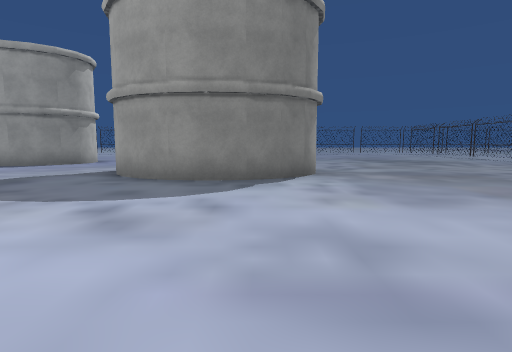
View 1 (above)

24 first-person views from a walk through a Unity game level. The camera is 1.4 m above the floor, tilts 6° down and sees 80° across. The floor is counted in squares, 2 m on a side. Each view is taken from the middle of a square. On the plan, view 1 faces up. The plan holds only what a view shows up to about 10 squares ahead; the rest is blank. The place goes on beyond the plan. The player character is not drawn. Some surface patterns are stand-ins.

View 2
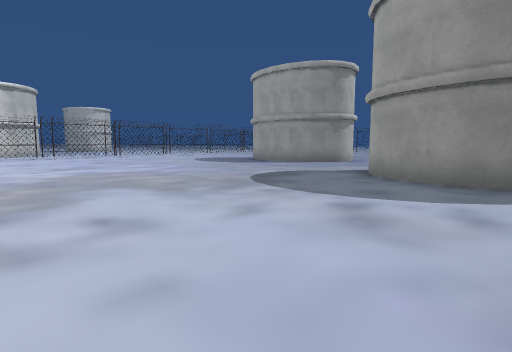

View 3
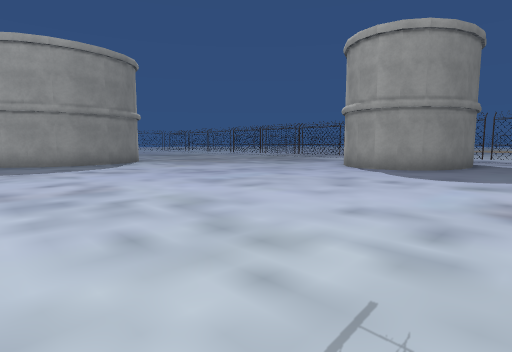

View 4
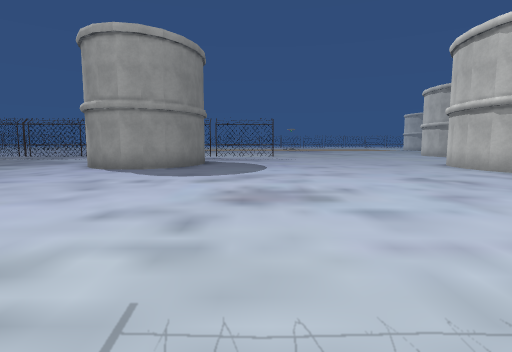

View 5
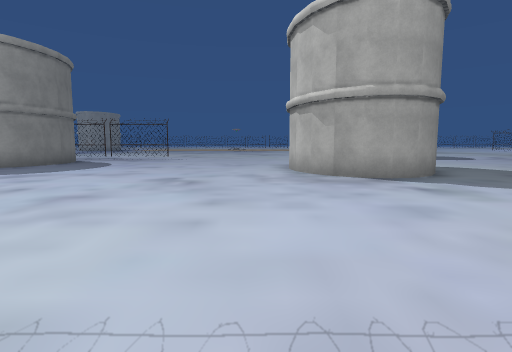

View 6
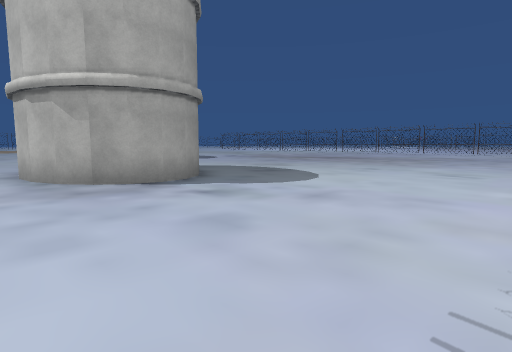

View 7
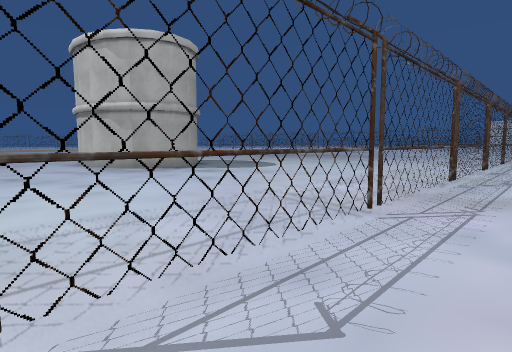

View 8
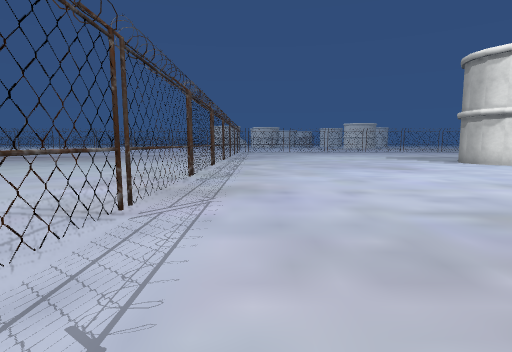

View 9
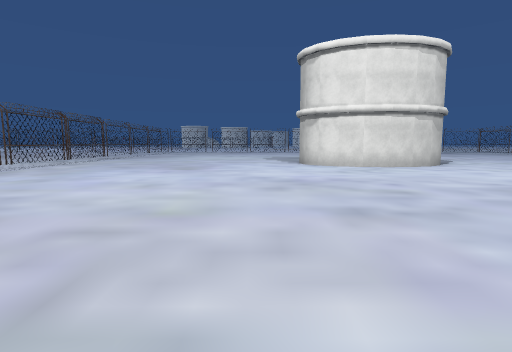

View 10
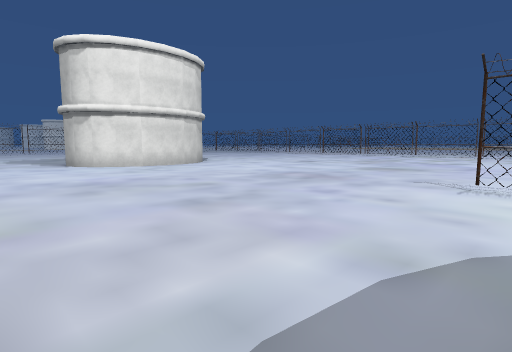

View 11
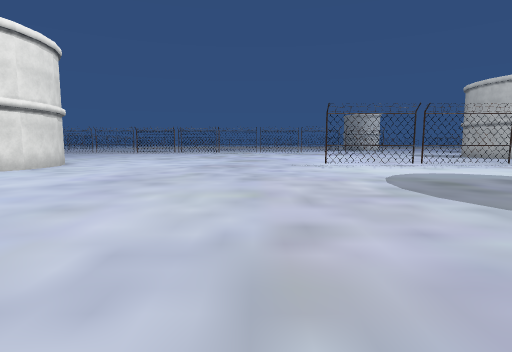

View 12
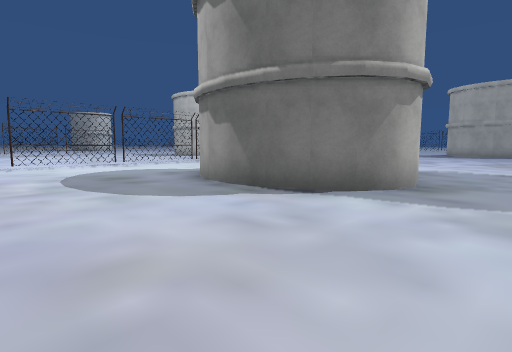

View 13
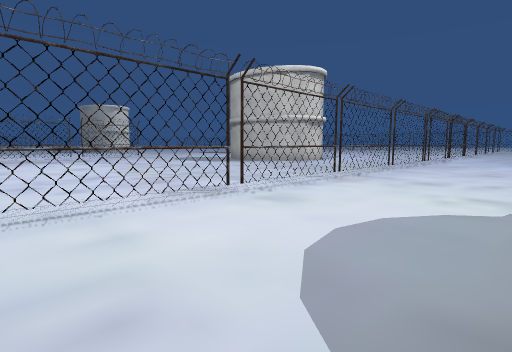

View 14
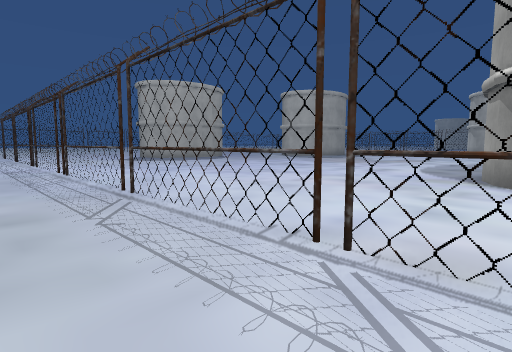

View 15
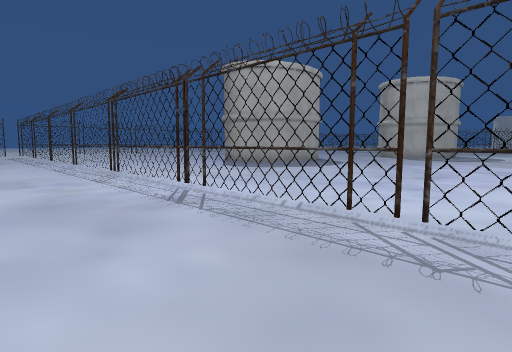

View 16
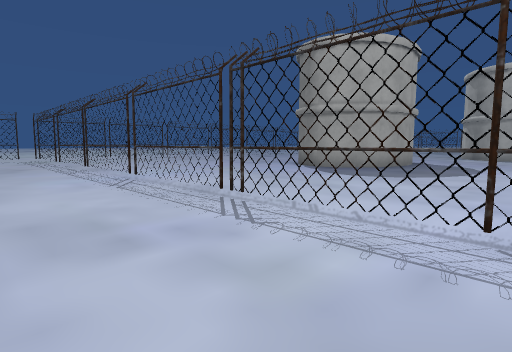

View 17
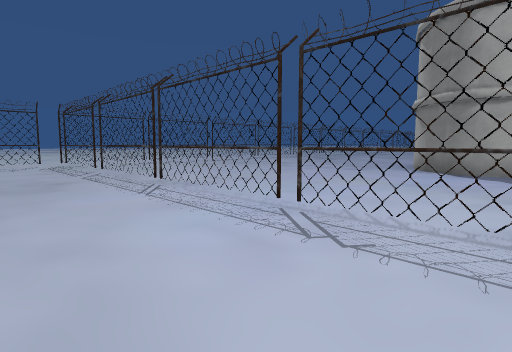

View 18
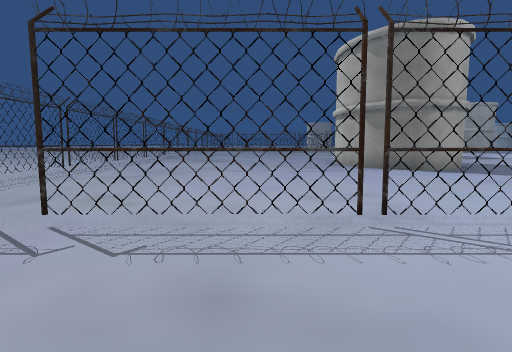

View 19
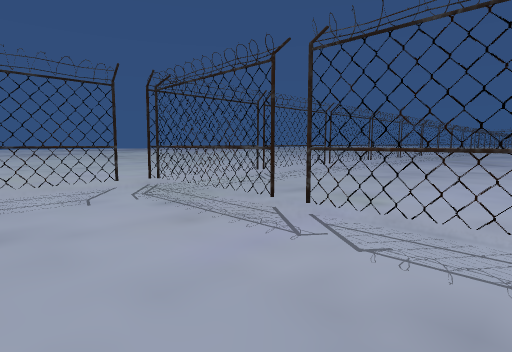

View 20
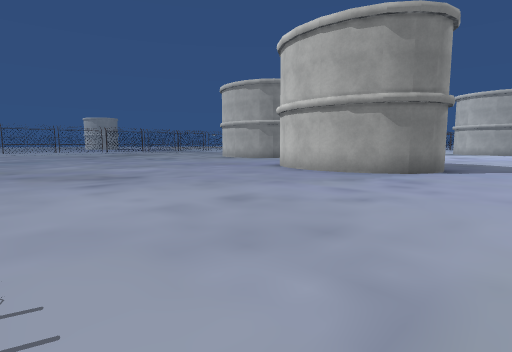

View 21
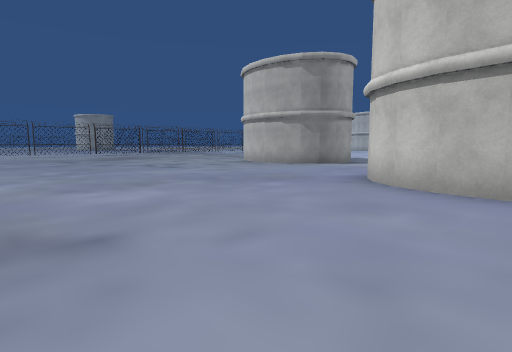

View 22
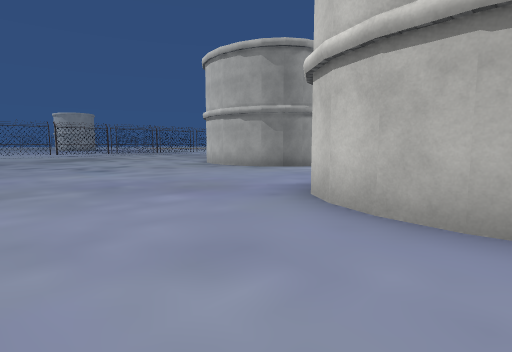

View 23
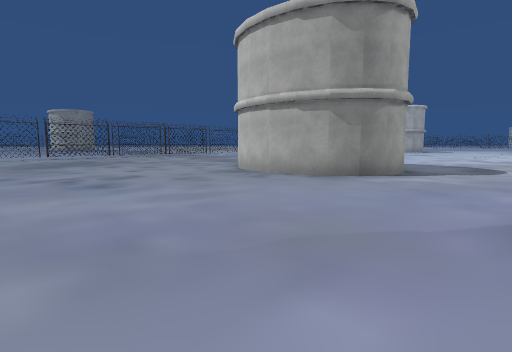

View 24
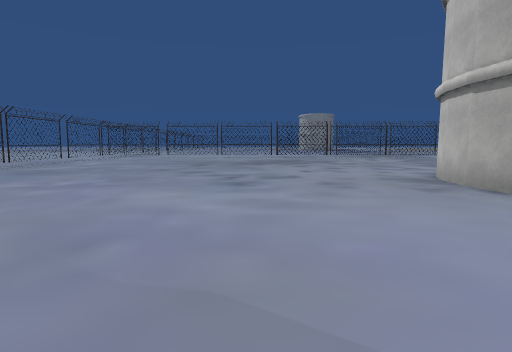

### Floor plan
Points are (right, up) in squares from view 1. A wall is a line through its corners. A room is listed if a view was taken in it or the views show most of it. See-through windows are left out.
Room 1 (views 1, 2, 3, 4, 5, 6, 20, 21, 22, 23, 24)
walls: (-2.3, 6.1) (-2.9, 6.6) (-3.3, 7.1) (-3.4, 7.7) (-3.3, 8.2) (-2.9, 8.7) (-2.3, 9.2); (-1.6, 5.9) (-2.4, 6.2); (-0.9, 5.8) (-1.8, 5.9); (-0.1, 5.9) (-1, 5.8); (1.4, 7.1) (1, 6.6) (0.5, 6.2) (-0.2, 5.9); (-2.5, 9.1) (-1.7, 9.4); (-1.8, 9.4) (-0.9, 9.5); (-1, 9.5) (-0.1, 9.4); (-0.3, 9.4) (0.6, 9.1); (0.5, 9.2) (1.1, 8.7); (-7.1, 9.9) (-7.8, 9.6); (-7.7, 9.6) (-8.6, 9.5); (-8.5, 9.5) (-9.3, 9.6); (-9.2, 9.6) (-10, 9.9); (-9.9, 9.9) (-10.5, 10.3) (-10.8, 10.8) (-11, 11.4) (-10.8, 11.9) (-10.5, 12.4) (-9.9, 12.9); (5.4, -2.9) (4.8, -2.4) (4.4, -1.9) (4.3, -1.3) (4.4, -0.8) (4.8, -0.3) (5.4, 0.2); (-7.1, 12.8) (-6.5, 12.4) (-6.1, 11.8); (6.1, -3.1) (5.2, -2.8); (-7.8, 13.1) (-7, 12.8); (6.6, -3.1) (6, -3.1); (-8.6, 13.2) (-7.7, 13.1); (-9.4, 13.1) (-8.5, 13.2); (-10.1, 12.8) (-9.2, 13.1); (3.8, -11) (4.7, -10.9); (4.5, -10.9) (5.4, -11); (5.3, -11) (6, -11.3); (3.2, -14.3) (2.7, -13.9) (2.3, -13.3) (2.2, -12.8) (2.3, -12.2) (2.7, -11.7) (3.2, -11.3) (4, -11)
glass walls: (-16.4, 1.7) (-16.4, -0.5); (-16.2, 9.2) (-16.4, 9); (-9, 21.1) (-10.6, 21.1); (-10.9, 21.1) (-16.6, 21.1)
ways out: opening at (-17, 18) to room 2; opening at (-13, -1.6) to room 2; opening at (-6.5, -4.5) to room 2; gap at (-17, 12) to room 2; gap at (-5, -17) to room 2; gap at (-5, -11) to room 2; gap at (-5, -8) to room 2; gap at (-14, 21); gap at (-11, 21)
Room 2 (views 7, 8, 9, 10, 11, 12, 13, 14, 15, 16, 17, 18, 19)
walls: (-10, -6.5) (-10.9, -6.4) (-11.6, -6.2); (-11.9, -3.5) (-11.4, -3.2); (-11.6, -3.2) (-10.9, -3); (-9.3, -6.4) (-10.2, -6.5); (-8.6, -6.1) (-9.4, -6.5); (-7.8, -4.1) (-7.7, -4.7) (-7.8, -5.3) (-8.1, -5.8) (-8.7, -6.2); (-15.3, -17.3) (-14.6, -17.5); (-16.1, -17.2) (-15.2, -17.3); (-14.7, -17.5) (-14, -17.9) (-13.7, -18.5) (-13.6, -19); (-17.5, -17.5) (-16.8, -17.3) (-16, -17.2); (-18, -18) (-17.4, -17.5)
glass walls: (-16.4, -3.9) (-16.4, 12); (-16.4, -0.5) (-16.4, -8.9); (-16.4, 2.6) (-16.6, 3.4); (-4.9, -14) (-4.7, -13.5); (-4.8, -17.1) (-4.6, -16.5); (-16.4, 9) (-16.5, 9.3); (-16.4, 9) (-16.6, 9.2); (-4.8, -20.9) (-4.8, -8); (-16.4, 12.1) (-16.4, 17.9); (-16.4, 18.2) (-16.4, 21); (-17.1, 21.1) (-18.6, 21.1)
ways out: opening at (-17, 18) to room 1; opening at (-13, -1.6) to room 1; opening at (-6.5, -4.5) to room 1; gap at (-17, 12) to room 1; gap at (-5, -17) to room 1; gap at (-5, -11) to room 1; gap at (-5, -8) to room 1; gap at (-17, -6); gap at (-17, -3)

Where each view was taken, in squares from view 1:
view 1: 0 up, 0 right, facing up
view 2: 0 up, 0 right, facing up-left
view 3: 5 down, 4 left, facing up-right
view 4: 5 down, 4 left, facing right
view 5: 10 down, 4 left, facing right
view 6: 10 down, 3 left, facing down-right
view 7: 8 down, 6 left, facing down-right
view 8: 8 down, 6 left, facing down
view 9: 8 down, 12 left, facing down
view 10: 8 down, 11 left, facing down-left
view 11: 11 down, 7 left, facing left
view 12: 10 down, 6 left, facing up-left
view 13: 9 down, 13 left, facing up-left
view 14: 4 down, 18 left, facing up-right
view 15: 2 up, 19 left, facing up-right
view 16: 6 up, 19 left, facing up-right
view 17: 10 up, 19 left, facing up-right
view 18: 16 up, 19 left, facing right
view 19: 16 up, 19 left, facing up-right
view 20: 20 up, 13 left, facing down-right
view 21: 18 up, 9 left, facing down-right
view 22: 16 up, 9 left, facing down-right
view 23: 15 up, 6 left, facing down-right
view 24: 13 up, 6 left, facing right
